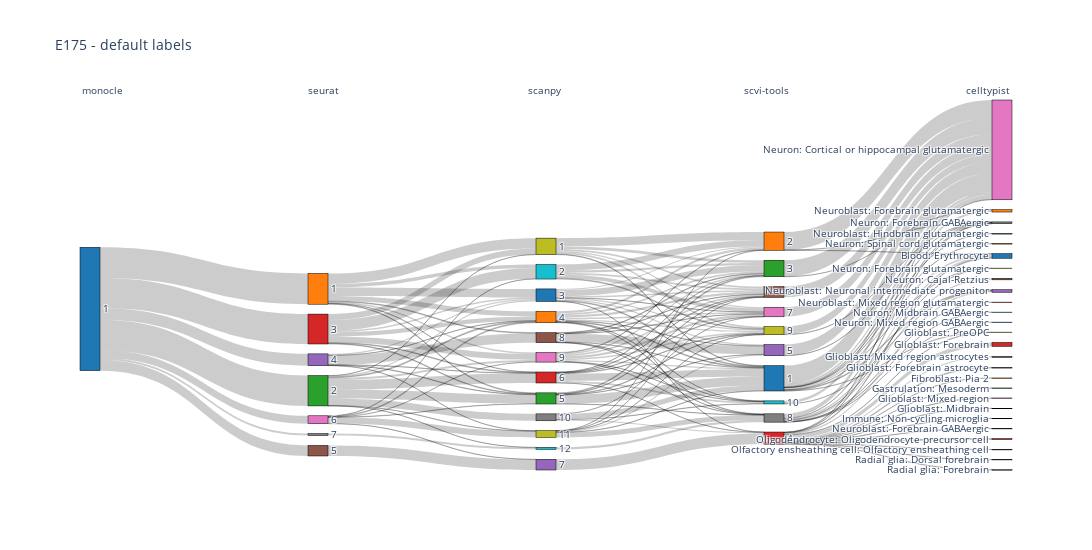
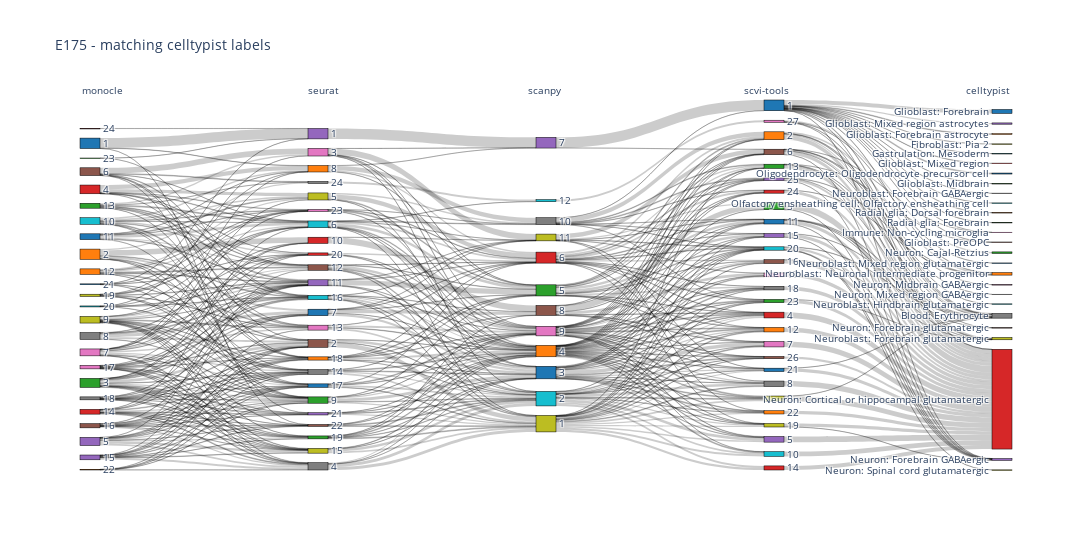

Notebook code cell kept with these figures, in order:
### Code cell
for tuning in PARAMS_TUNING:
    print('------------------------------')
    print(f'{DATASET_NAME} - matching {tuning} labels' if tuning != 'default' else f'{DATASET_NAME} - default labels')
    
    # concat tools labels
    labels_df = pd.read_csv(f'{DIR}{DATASET_NAME}/COTAN/{tuning}/clustering_labels.csv', index_col=0)
    labels_df.rename(columns={"cluster": "cluster_COTAN"}, inplace=True)
    for tool in [t for t in TOOLS if t != 'COTAN']:
        tool_labels_df = pd.read_csv(f'{DIR}{DATASET_NAME}/{tool}/{tuning}/clustering_labels.csv', index_col=0)
        labels_df = labels_df.merge(tool_labels_df, how='inner', on='cell')
        labels_df.rename(columns={"cluster": f"cluster_{tool}"}, inplace=True)
    
    # load and concat celltypist labels
    celltypist_df = pd.read_csv(f'{DIR}{DATASET_NAME}/E17_5_Devel_Mouse_Brain_predicted_labels.csv', index_col=0)
    celltypist_df = labels_df.merge(celltypist_df, how='inner', on='cell')
    celltypist_df.rename(columns={"predicted_labels": f"cluster_celltypist"}, inplace=True)
    
    display(labels_df)

    # read dataset
    adata = sc.read_csv(
        f'./data/{DATASET_NAME}/CorticalCells_GSM2861514_E175_cleaned.csv',
        first_column_names=None
    )
    adata = adata.T
    # keep only labelled cells
    adata.var_names_make_unique()
    subset_cells = adata.obs_names.isin(labels_df.index)
    adata = adata[subset_cells, :]

    # compute silhouette score
    silhouette = {}
    for tool in TOOLS:
        try:
            silhouette[tool] = silhouette_score(adata.X, labels_df[f'cluster_{tool}'])
        except:
            silhouette[tool] = np.nan
    if tuning=='celltypist':
        silhouette['celltypist'] = silhouette_score(adata.X, celltypist_df[f'cluster_celltypist'])
    silhouette_df = pd.DataFrame(silhouette, index=[0])
    silhouette_df.to_csv(f'{DIR}{DATASET_NAME}/{tuning}_silhouette.csv')
    silhouette_df.to_latex(f'{DIR}{DATASET_NAME}/{tuning}_silhouette.tex')

    # compute scores comparing each tool labels with celltypist labels
    if tuning == 'celltypist' or tuning == 'default':
        compute_scores(DIR, DATASET_NAME, celltypist_df, tuning, 'celltypist')
        labels = []
        labels_titles = []
        for tool in TOOLS:
            labels.append(celltypist_df[f'cluster_{tool}'].to_list())
            labels_titles.append(tool)
        labels.append(celltypist_df[f'cluster_celltypist'].to_list())#.map(celltypist_mapping_df['go'].to_dict()).to_list())
        labels_titles.append('celltypist')
        title = f'{DATASET_NAME} - matching {tuning} labels' if tuning != 'default' else f'{DATASET_NAME} - default labels'
        sankey_plot(
            labels=labels,
            labels_titles=labels_titles,
            title=title, path=f'{DIR}{DATASET_NAME}/{tuning}_celltypist.html',
            height=550,
            width=1400
        )

### Figure 1 — Plotly figure (JSON) as saved in the notebook; plotly's stock layout.template omitted (floating-point values rounded to 4 significant figures; data arrays with more than 128 entries replaced by an {"elided": "..."} marker saying what was removed)
{"data": [{"link": {"source": {"elided": "161 int values"}, "target": {"elided": "161 int values"}, "value": {"elided": "161 int values"}}, "node": {"color": ["#1f77b4", "#ff7f0e", "#2ca02c", "#d62728", "#9467bd", "#8c564b", "#e377c2", "#7f7f7f", "#bcbd22", "#17becf", "#1f77b4", "#ff7f0e", "#2ca02c", "#d62728", "#9467bd", "#8c564b", "#e377c2", "#7f7f7f", "#bcbd22", "#17becf", "#1f77b4", "#ff7f0e", "#2ca02c", "#d62728", "#9467bd", "#8c564b", "#e377c2", "#7f7f7f", "#bcbd22", "#17becf", "#1f77b4", "#ff7f0e", "#2ca02c", "#d62728", "#9467bd", "#8c564b", "#e377c2", "#7f7f7f", "#bcbd22", "#17becf", "#1f77b4", "#ff7f0e", "#2ca02c", "#d62728", "#9467bd", "#8c564b", "#e377c2", "#7f7f7f", "#bcbd22", "#17becf", "#1f77b4", "#ff7f0e", "#2ca02c", "#d62728", "#9467bd", "#8c564b"], "label": [1, 1, 2, 3, 4, 5, 6, 7, 1, 2, 3, 4, 5, 6, 7, 8, 9, 10, 11, 12, 1, 2, 3, 4, 5, 6, 7, 8, 9, 10, "Blood: Erythrocyte", "Fibroblast: Pia 2", "Gastrulation: Mesoderm", "Glioblast: Forebrain", "Glioblast: Forebrain astrocyte", "Glioblast: Midbrain", "Glioblast: Mixed region", "Glioblast: Mixed region astrocytes", "Glioblast: PreOPC", "Immune: Non-cycling microglia", "Neuroblast: Forebrain GABAergic", "Neuroblast: Forebrain glutamatergic", "Neuroblast: Hindbrain glutamatergic", "Neuroblast: Mixed region glutamatergic", "Neuroblast: Neuronal intermediate progenitor", "Neuron: Cajal-Retzius", "Neuron: Cortical or hippocampal glutamatergic", "Neuron: Forebrain GABAergic", "Neuron: Forebrain glutamatergic", "Neuron: Midbrain GABAergic", "Neuron: Mixed region GABAergic", "Neuron: Spinal cord glutamatergic", "Olfactory ensheathing cell: Olfactory ensheathing cell", "Oligodendrocyte: Oligodendrocyte precursor cell", "Radial glia: Dorsal forebrain", "Radial glia: Forebrain"], "line": {"color": "black", "width": 0.5}, "pad": 15, "thickness": 20}, "type": "sankey"}], "layout": {"annotations": [{"showarrow": false, "text": "monocle", "x": 0, "xref": "x", "y": 1.05, "yref": "paper"}, {"showarrow": false, "text": "seurat", "x": 1, "xref": "x", "y": 1.05, "yref": "paper"}, {"showarrow": false, "text": "scanpy", "x": 2, "xref": "x", "y": 1.05, "yref": "paper"}, {"showarrow": false, "text": "scvi-tools", "x": 3, "xref": "x", "y": 1.05, "yref": "paper"}, {"showarrow": false, "text": "celltypist", "x": 4, "xref": "x", "y": 1.05, "yref": "paper"}], "font": {"size": 10}, "height": 550, "plot_bgcolor": "rgba(0,0,0,0)", "title": {"text": "E175 - default labels"}, "width": 1400, "xaxis": {"showgrid": false, "visible": false, "zeroline": false}, "yaxis": {"showgrid": false, "visible": false, "zeroline": false}}}

### Figure 2 — Plotly figure (JSON) as saved in the notebook; plotly's stock layout.template omitted (floating-point values rounded to 4 significant figures; data arrays with more than 128 entries replaced by an {"elided": "..."} marker saying what was removed)
{"data": [{"link": {"source": {"elided": "518 int values"}, "target": {"elided": "518 int values"}, "value": {"elided": "518 int values"}}, "node": {"color": ["#1f77b4", "#ff7f0e", "#2ca02c", "#d62728", "#9467bd", "#8c564b", "#e377c2", "#7f7f7f", "#bcbd22", "#17becf", "#1f77b4", "#ff7f0e", "#2ca02c", "#d62728", "#9467bd", "#8c564b", "#e377c2", "#7f7f7f", "#bcbd22", "#17becf", "#1f77b4", "#ff7f0e", "#2ca02c", "#d62728", "#9467bd", "#8c564b", "#e377c2", "#7f7f7f", "#bcbd22", "#17becf", "#1f77b4", "#ff7f0e", "#2ca02c", "#d62728", "#9467bd", "#8c564b", "#e377c2", "#7f7f7f", "#bcbd22", "#17becf", "#1f77b4", "#ff7f0e", "#2ca02c", "#d62728", "#9467bd", "#8c564b", "#e377c2", "#7f7f7f", "#bcbd22", "#17becf", "#1f77b4", "#ff7f0e", "#2ca02c", "#d62728", "#9467bd", "#8c564b", "#e377c2", "#7f7f7f", "#bcbd22", "#17becf", "#1f77b4", "#ff7f0e", "#2ca02c", "#d62728", "#9467bd", "#8c564b", "#e377c2", "#7f7f7f", "#bcbd22", "#17becf", "#1f77b4", "#ff7f0e", "#2ca02c", "#d62728", "#9467bd", "#8c564b", "#e377c2", "#7f7f7f", "#bcbd22", "#17becf", "#1f77b4", "#ff7f0e", "#2ca02c", "#d62728", "#9467bd", "#8c564b", "#e377c2", "#7f7f7f", "#bcbd22", "#17becf", "#1f77b4", "#ff7f0e", "#2ca02c", "#d62728", "#9467bd", "#8c564b", "#e377c2", "#7f7f7f", "#bcbd22", "#17becf", "#1f77b4", "#ff7f0e", "#2ca02c", "#d62728", "#9467bd", "#8c564b", "#e377c2", "#7f7f7f", "#bcbd22", "#17becf", "#1f77b4", "#ff7f0e", "#2ca02c"], "label": [1, 2, 3, 4, 5, 6, 7, 8, 9, 10, 11, 12, 13, 14, 15, 16, 17, 18, 19, 20, 21, 22, 23, 24, 1, 2, 3, 4, 5, 6, 7, 8, 9, 10, 11, 12, 13, 14, 15, 16, 17, 18, 19, 20, 21, 22, 23, 24, 1, 2, 3, 4, 5, 6, 7, 8, 9, 10, 11, 12, 1, 2, 3, 4, 5, 6, 7, 8, 9, 10, 11, 12, 13, 14, 15, 16, 17, 18, 19, 20, 21, 22, 23, 24, 25, 26, 27, "Blood: Erythrocyte", "Fibroblast: Pia 2", "Gastrulation: Mesoderm", "Glioblast: Forebrain", "Glioblast: Forebrain astrocyte", "Glioblast: Midbrain", "Glioblast: Mixed region", "Glioblast: Mixed region astrocytes", "Glioblast: PreOPC", "Immune: Non-cycling microglia", "Neuroblast: Forebrain GABAergic", "Neuroblast: Forebrain glutamatergic", "Neuroblast: Hindbrain glutamatergic", "Neuroblast: Mixed region glutamatergic", "Neuroblast: Neuronal intermediate progenitor", "Neuron: Cajal-Retzius", "Neuron: Cortical or hippocampal glutamatergic", "Neuron: Forebrain GABAergic", "Neuron: Forebrain glutamatergic", "Neuron: Midbrain GABAergic", "Neuron: Mixed region GABAergic", "Neuron: Spinal cord glutamatergic", "Olfactory ensheathing cell: Olfactory ensheathing cell", "Oligodendrocyte: Oligodendrocyte precursor cell", "Radial glia: Dorsal forebrain", "Radial glia: Forebrain"], "line": {"color": "black", "width": 0.5}, "pad": 15, "thickness": 20}, "type": "sankey"}], "layout": {"annotations": [{"showarrow": false, "text": "monocle", "x": 0, "xref": "x", "y": 1.05, "yref": "paper"}, {"showarrow": false, "text": "seurat", "x": 1, "xref": "x", "y": 1.05, "yref": "paper"}, {"showarrow": false, "text": "scanpy", "x": 2, "xref": "x", "y": 1.05, "yref": "paper"}, {"showarrow": false, "text": "scvi-tools", "x": 3, "xref": "x", "y": 1.05, "yref": "paper"}, {"showarrow": false, "text": "celltypist", "x": 4, "xref": "x", "y": 1.05, "yref": "paper"}], "font": {"size": 10}, "height": 550, "plot_bgcolor": "rgba(0,0,0,0)", "title": {"text": "E175 - matching celltypist labels"}, "width": 1400, "xaxis": {"showgrid": false, "visible": false, "zeroline": false}, "yaxis": {"showgrid": false, "visible": false, "zeroline": false}}}
